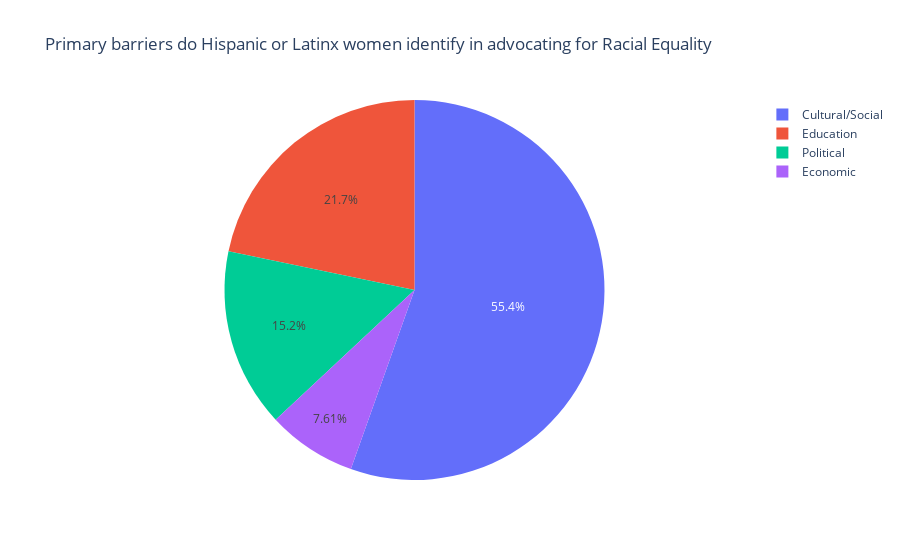

Notebook code for this chart:
### Code cell
temp_series = df5['barrier_racial_equity'].value_counts()
labels = (np.array(temp_series.index))
sizes = (np.array((temp_series / temp_series.sum())*100))

trace = go.Pie(labels=labels, values=sizes)
layout = go.Layout(
    title='Primary barriers do Hispanic or Latinx women identify in advocating for Racial Equality'
)
data = [trace]
fig = go.Figure(data=data, layout=layout)
py.iplot(fig, filename="LGBTQI+_rights")

### Figure 1 — Plotly figure (JSON) as saved in the notebook; plotly's stock layout.template omitted (floating-point values rounded to 4 significant figures)
{"data": [{"labels": ["Cultural/Social", "Education", "Political", "Economic"], "type": "pie", "values": [55.43, 21.74, 15.22, 7.609]}], "layout": {"title": {"text": "Primary barriers do Hispanic or Latinx women identify in advocating for Racial Equality"}}}
